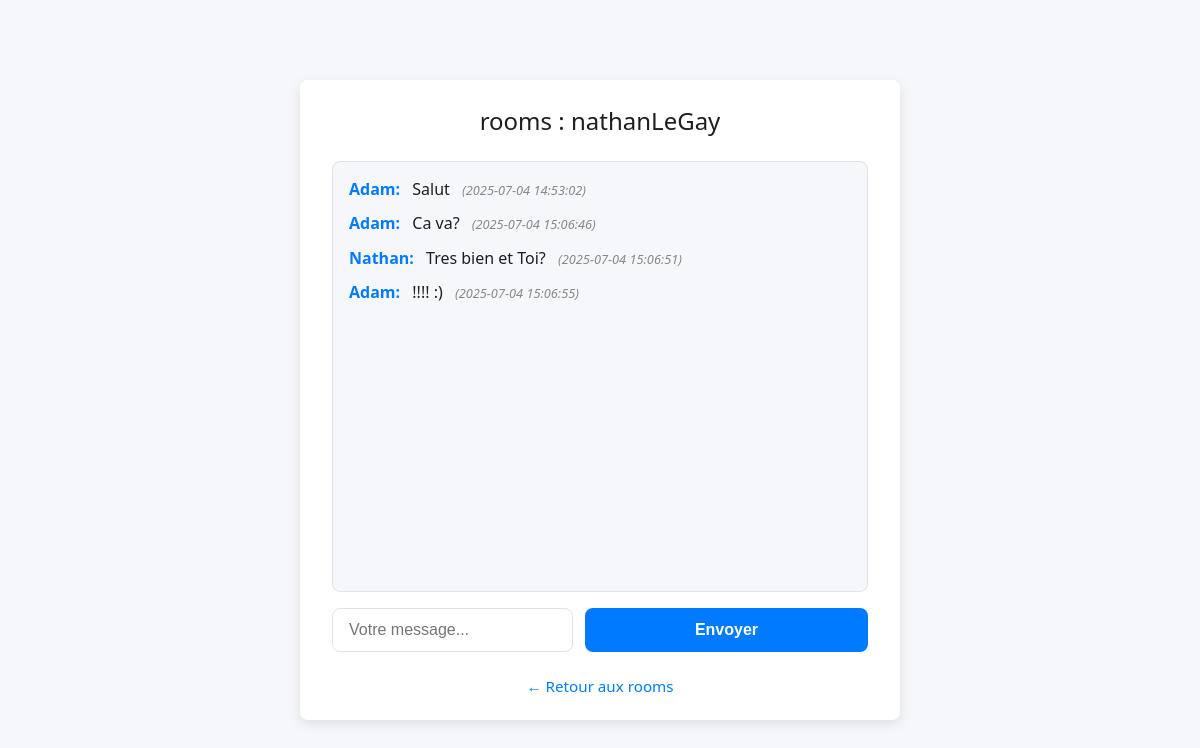
The page /src/public/index.php?action=chat&id=1 (signed in) on the database its author committed.
### tables this page shows
CREATE TABLE rooms (
    id INT AUTO_INCREMENT PRIMARY KEY,
    owner_id INT,
    name VARCHAR(100) NOT NULL,
    is_visible BOOLEAN DEFAULT TRUE,
    is_private BOOLEAN DEFAULT FALSE,
    topic VARCHAR(255),
    FOREIGN KEY (owner_id) REFERENCES users(id),
    INDEX idx_owner_id (owner_id)
);

CREATE TABLE messages (
    id INT AUTO_INCREMENT PRIMARY KEY,
    user_id INT,
    room_id INT,
    message TEXT NOT NULL,
    timestamp DATETIME DEFAULT CURRENT_TIMESTAMP,
    FOREIGN KEY (user_id) REFERENCES users(id),
    FOREIGN KEY (room_id) REFERENCES rooms(id),
    INDEX idx_user_id (user_id),
    INDEX idx_room_id (room_id)
);

CREATE TABLE users (
    id INT AUTO_INCREMENT PRIMARY KEY,
    role_id INT,
    pseudo VARCHAR(50) NOT NULL,
    login VARCHAR(100) NOT NULL UNIQUE,
    password VARCHAR(255) NOT NULL,
    email VARCHAR(100) NOT NULL UNIQUE,
    FOREIGN KEY (role_id) REFERENCES roles(id),
    INDEX idx_role_id (role_id)
);

### src/controller/RoomController.php (called while the page is built, shortened)
<?php
require_once __DIR__ . '/../model/Room.php';
require_once __DIR__ . '/../model/Message.php';
class RoomController
{
    public function chat()
    {
        $roomId = $_GET['id'] ?? 1;
        $room = Room::getById($roomId);
        $messages = Message::getByRoom($roomId);
        require __DIR__ . '/../view/chat.php';
    }
}

### src/model/Room.php (called while the page is built, shortened)
<?php
class Room
{
    public static function getById($id)
    {
        $db = DB::connect();
        $stmt = $db->prepare('SELECT * FROM rooms WHERE id = ?');
        $stmt->execute([$id]);
        return $stmt->fetch(PDO::FETCH_ASSOC);
    }
}

### src/model/Message.php (called while the page is built, shortened)
<?php
class Message
{
    public static function getByRoom($room_id)
    {
        $db = DB::connect();
        $stmt = $db->prepare('SELECT m.*, u.pseudo FROM messages m JOIN users u ON m.user_id = u.id WHERE room_id = ? ORDER BY timestamp ASC');
        $stmt->execute([$room_id]);
        return $stmt->fetchAll(PDO::FETCH_ASSOC);
    }
}

### src/view/chat.php (the view)
<?php require __DIR__ . '/partials/header.php'; ?>
<div class="container chat-container">
    <h2>rooms : <?= htmlspecialchars($room['name']) ?></h2>
    <div class="messages">
        <?php foreach ($messages as $msg): ?>
            <div class="message">
                <b><?= htmlspecialchars($msg['pseudo']) ?>:</b>
                <span class="msg-text"><?= htmlspecialchars($msg['message']) ?></span>
                <i class="msg-time">(<?= $msg['timestamp'] ?>)</i>
            </div>
        <?php endforeach; ?>
    </div>
    <form method="post" action="index.php?action=sendMessage&id=<?= $room['id'] ?>" class="chat-form">
        <input name="message" placeholder="Votre message..." required autocomplete="off" />
        <button class="button" type="submit">Envoyer</button>
    </form>
    <a href="index.php?action=rooms" class="link-back">← Retour aux rooms</a>
</div>

### src/public/index.php (shortened to what this page needs)
<?php
require_once '../controller/RoomController.php';
$action = $_GET['action'] ?? 'login';
switch ($action) {
    case 'chat':
        (new RoomController())->chat();
        break;
}

### src/view/partials/header.php (shortened to what this page needs)
<!DOCTYPE html>
<html lang="fr">
<head>
    <link rel="stylesheet" href="/public/css/style.css">
</head>
<body>

### src/public/css/base.css (style rules this page uses)
:root { --color-primary: #007bff; --color-primary-hover: #0062cc; --color-bg: #f5f7fa; --color-text: #1c1e21; --color-error: #e63946; --color-success: #2ecc71; --color-white: #ffffff; --color-border: #dfe3e8; --radius: 8px; --shadow: 0 4px 12px rgba(0, 0, 0, 0.1); --transition: all 0.2s ease; }
* { box-sizing: border-box; margin: 0; padding: 0; }
body { font-family: "Segoe UI", Tahoma, Geneva, Verdana, sans-serif; background-color: var(--color-bg); color: var(--color-text); }
a { text-decoration: none; color: var(--color-primary); transition: var(--transition); }
.button { display: inline-flex; align-items: center; justify-content: center; width: 100%; padding: 0.75rem 1rem; border: none; border-radius: var(--radius); background-color: var(--color-primary); color: #fff; font-weight: 500; font-size: 1rem; cursor: pointer; transition: var(--transition); text-align: center; white-space: nowrap; line-height: 1.2; text-decoration: none; }

### src/public/css/form.css (style rules this page uses)
body { display: flex; justify-content: center; align-items: center; height: 100vh; }
.container { background-color: var(--color-white); padding: 2rem; border-radius: var(--radius); box-shadow: var(--shadow); width: 100%; max-width: 400px; }
h2 { text-align: center; margin-bottom: 1.5rem; font-weight: 500; }
input[type="text"], input[type="password"], input[type="email"], button { font-size: 1rem; padding: 0.75rem; border-radius: var(--radius); border: 1px solid var(--color-border); width: 100%; background-color: var(--color-white); color: var(--color-text); box-sizing: border-box; }
button { background-color: var(--color-primary); color: white; font-weight: 500; cursor: pointer; border: none; transition: var(--transition); }
.link-back { display: block; margin-top: 1.5rem; text-align: center; color: var(--color-primary); font-weight: 500; font-size: 0.95rem; transition: var(--transition); }
a { display: block; margin-top: 1rem; text-align: center; font-size: 0.95rem; }

### src/public/css/chat.css (style rules this page uses)
.chat-container { display: flex; flex-direction: column; max-width: 600px; height: 80vh; background-color: var(--color-white); padding: 1.5rem 2rem; border-radius: var(--radius); box-shadow: var(--shadow); box-sizing: border-box; }
.messages { flex-grow: 1; overflow-y: auto; margin-bottom: 1rem; border: 1px solid var(--color-border); border-radius: var(--radius); padding: 1rem; background-color: var(--color-bg); font-size: 1rem; line-height: 1.4; }
.message { margin-bottom: 0.75rem; }
.message b { color: var(--color-primary); margin-right: 0.5rem; }
.msg-text { color: var(--color-text); }
.msg-time { font-size: 0.8rem; color: #888; margin-left: 0.5rem; }
.chat-form { display: flex; gap: 0.75rem; }
.chat-form input[name="message"] { flex-grow: 1; padding: 0.75rem 1rem; font-size: 1rem; border-radius: var(--radius); border: 1px solid var(--color-border); background-color: var(--color-white); color: var(--color-text); box-sizing: border-box; }
.chat-form button { min-width: 100px; background-color: var(--color-primary); color: var(--color-white); border: none; border-radius: var(--radius); font-weight: 600; cursor: pointer; transition: var(--transition); }
.link-back { margin-top: 1.5rem; text-align: center; display: block; color: var(--color-primary); font-weight: 500; font-size: 0.95rem; transition: var(--transition); }

### rows shown on the page
rooms: name "nathanLeGay"
messages: user.pseudo "Adam", message "Salut", timestamp "2025-07-04 14:53:02"
messages: user.pseudo "Adam", message "Ca va?", timestamp "2025-07-04 15:06:46"
messages: user.pseudo "Nathan", message "Tres bien et Toi?", timestamp "2025-07-04 15:06:51"
messages: user.pseudo "Adam", message "!!!! :)", timestamp "2025-07-04 15:06:55"
